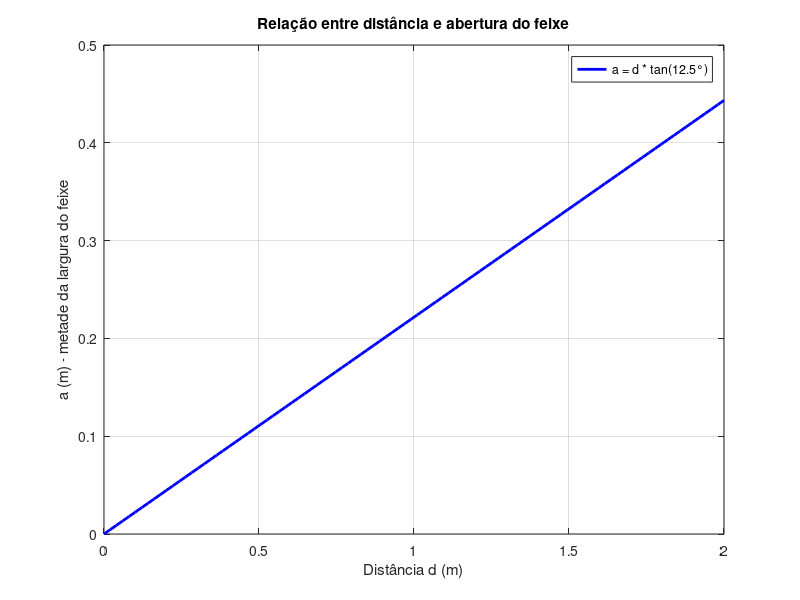
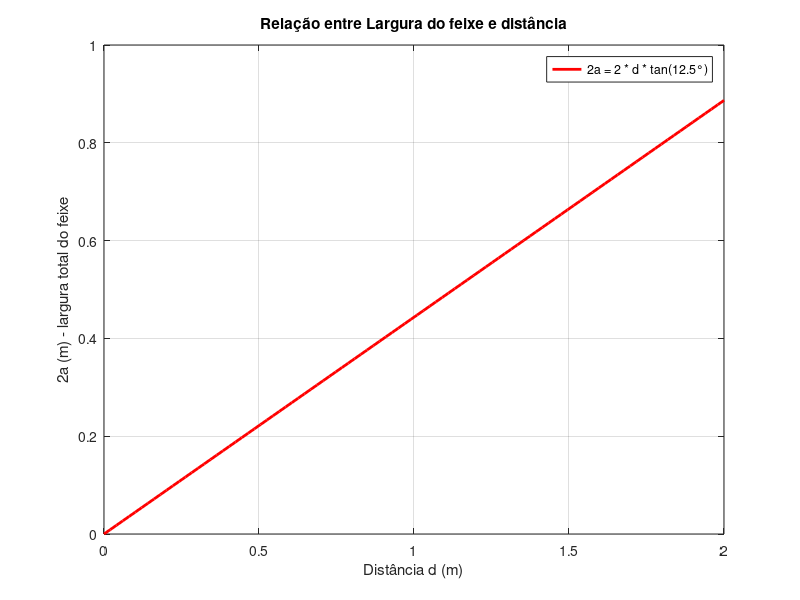

These figures' MATLAB source, in order:
% Ângulo (metade do FoV)
alpha = 12.5;

% Converter para radianos
alpha_rad = deg2rad(alpha);

% Valores de distância (0 a 2 metros)
d = linspace(0, 2, 100);

a = d .* tan(alpha_rad);
s = 2 * a; % Espaçamento mínimo para impedir interferência

% Plot
plot(d, a, 'b', 'LineWidth', 2);
grid on;
xlabel('Distância d (m)');
ylabel('a (m) - metade da largura do feixe');
title('Relação entre distância e abertura do feixe');
legend('a = d * tan(12.5°)');

figure
plot(d, s, 'r', 'LineWidth', 2);
grid on;
xlabel('Distância d (m)');
ylabel('2a (m) - largura total do feixe');
title('Relação entre Largura do feixe e distância');
legend('2a = 2 * d * tan(12.5°)');
